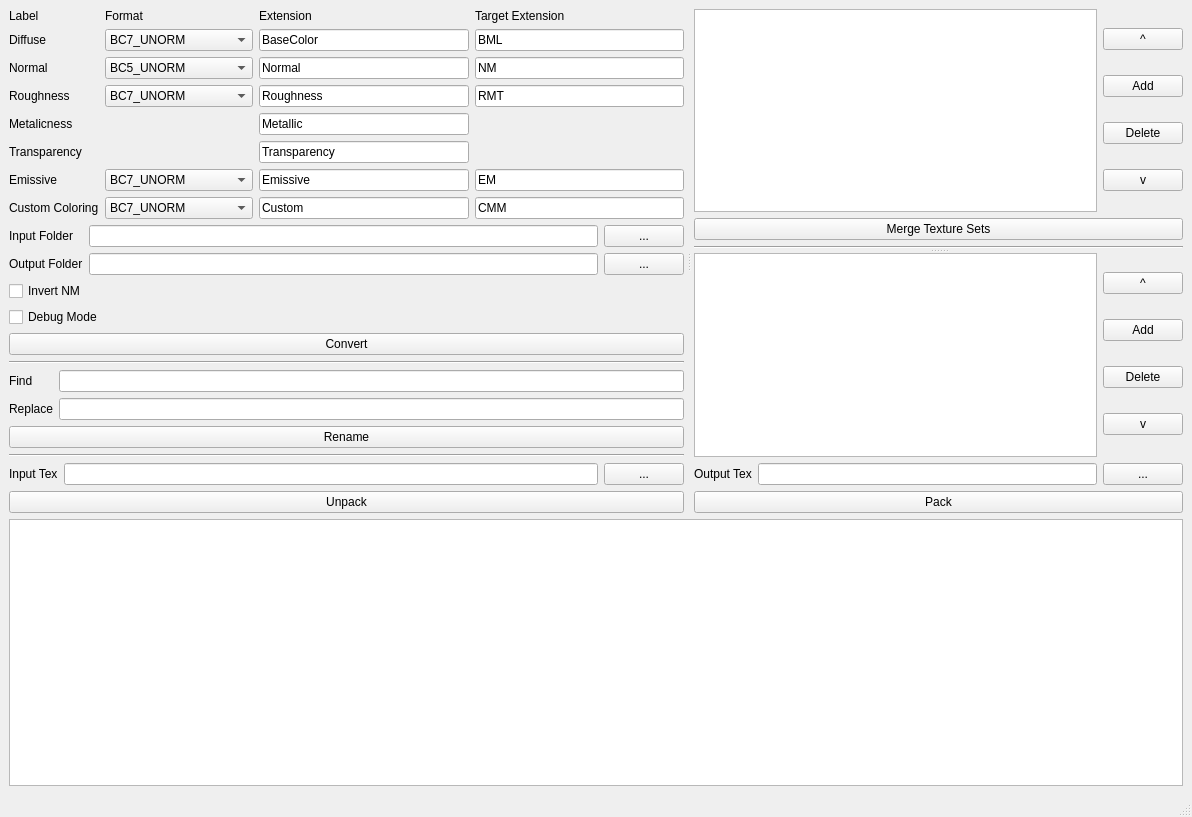
<?xml version="1.0" encoding="UTF-8"?>
<ui version="4.0">
 <class>MainWindow</class>
 <widget class="QMainWindow" name="MainWindow">
  <property name="geometry">
   <rect>
    <x>0</x>
    <y>0</y>
    <width>1192</width>
    <height>817</height>
   </rect>
  </property>
  <property name="windowTitle">
   <string>MainWindow</string>
  </property>
  <widget class="QWidget" name="centralwidget">
   <layout class="QVBoxLayout" name="verticalLayout_15">
    <item>
     <widget class="QSplitter" name="splitter_2">
      <property name="orientation">
       <enum>Qt::Horizontal</enum>
      </property>
      <property name="handleWidth">
       <number>10</number>
      </property>
      <widget class="QWidget" name="verticalLayoutWidget_5">
       <layout class="QVBoxLayout" name="verticalLayout_8">
        <item>
         <layout class="QVBoxLayout" name="verticalLayout_9">
          <item>
           <layout class="QGridLayout" name="gridLayout_2">
            <item row="0" column="2">
             <widget class="QLabel" name="label_7">
              <property name="text">
               <string>Extension</string>
              </property>
             </widget>
            </item>
            <item row="1" column="3">
             <widget class="QLineEdit" name="tBML">
              <property name="text">
               <string>BML</string>
              </property>
             </widget>
            </item>
            <item row="5" column="2">
             <widget class="QLineEdit" name="sT">
              <property name="text">
               <string>Transparency</string>
              </property>
             </widget>
            </item>
            <item row="2" column="2">
             <widget class="QLineEdit" name="sNM">
              <property name="text">
               <string>Normal</string>
              </property>
             </widget>
            </item>
            <item row="6" column="3">
             <widget class="QLineEdit" name="tEM">
              <property name="text">
               <string>EM</string>
              </property>
             </widget>
            </item>
            <item row="4" column="0">
             <widget class="QLabel" name="lM">
              <property name="text">
               <string>Metalicness</string>
              </property>
             </widget>
            </item>
            <item row="1" column="1">
             <widget class="QComboBox" name="fBML">
              <property name="currentText">
               <string>BC7_UNORM</string>
              </property>
              <property name="currentIndex">
               <number>2</number>
              </property>
              <item>
               <property name="text">
                <string>BC5_UNORM</string>
               </property>
              </item>
              <item>
               <property name="text">
                <string>BC1_UNORM_SRGB</string>
               </property>
              </item>
              <item>
               <property name="text">
                <string>BC7_UNORM</string>
               </property>
              </item>
              <item>
               <property name="text">
                <string>BC7_UNORM_SRGB</string>
               </property>
              </item>
             </widget>
            </item>
            <item row="6" column="2">
             <widget class="QLineEdit" name="sEM">
              <property name="text">
               <string>Emissive</string>
              </property>
             </widget>
            </item>
            <item row="7" column="1">
             <widget class="QComboBox" name="fCMM">
              <property name="currentText">
               <string>BC7_UNORM</string>
              </property>
              <property name="currentIndex">
               <number>2</number>
              </property>
              <item>
               <property name="text">
                <string>BC5_UNORM</string>
               </property>
              </item>
              <item>
               <property name="text">
                <string>BC1_UNORM_SRGB</string>
               </property>
              </item>
              <item>
               <property name="text">
                <string>BC7_UNORM</string>
               </property>
              </item>
              <item>
               <property name="text">
                <string>BC7_UNORM_SRGB</string>
               </property>
              </item>
             </widget>
            </item>
            <item row="5" column="0">
             <widget class="QLabel" name="lT">
              <property name="text">
               <string>Transparency</string>
              </property>
             </widget>
            </item>
            <item row="6" column="1">
             <widget class="QComboBox" name="fEM">
              <property name="currentText">
               <string>BC7_UNORM</string>
              </property>
              <property name="currentIndex">
               <number>2</number>
              </property>
              <item>
               <property name="text">
                <string>BC5_UNORM</string>
               </property>
              </item>
              <item>
               <property name="text">
                <string>BC1_UNORM_SRGB</string>
               </property>
              </item>
              <item>
               <property name="text">
                <string>BC7_UNORM</string>
               </property>
              </item>
              <item>
               <property name="text">
                <string>BC7_UNORM_SRGB</string>
               </property>
              </item>
             </widget>
            </item>
            <item row="4" column="2">
             <widget class="QLineEdit" name="sM">
              <property name="text">
               <string>Metallic</string>
              </property>
             </widget>
            </item>
            <item row="6" column="0">
             <widget class="QLabel" name="lEM">
              <property name="text">
               <string>Emissive</string>
              </property>
             </widget>
            </item>
            <item row="1" column="2">
             <widget class="QLineEdit" name="sBML">
              <property name="text">
               <string>BaseColor</string>
              </property>
             </widget>
            </item>
            <item row="7" column="3">
             <widget class="QLineEdit" name="tCMM">
              <property name="text">
               <string>CMM</string>
              </property>
             </widget>
            </item>
            <item row="1" column="0">
             <widget class="QLabel" name="lBML">
              <property name="text">
               <string>Diffuse</string>
              </property>
             </widget>
            </item>
            <item row="3" column="2">
             <widget class="QLineEdit" name="sR">
              <property name="text">
               <string>Roughness</string>
              </property>
             </widget>
            </item>
            <item row="3" column="0">
             <widget class="QLabel" name="lR">
              <property name="text">
               <string>Roughness</string>
              </property>
             </widget>
            </item>
            <item row="2" column="3">
             <widget class="QLineEdit" name="tNM">
              <property name="text">
               <string>NM</string>
              </property>
             </widget>
            </item>
            <item row="0" column="0">
             <widget class="QLabel" name="label_8">
              <property name="text">
               <string>Label</string>
              </property>
             </widget>
            </item>
            <item row="7" column="0">
             <widget class="QLabel" name="lCMM_2">
              <property name="text">
               <string>Custom Coloring</string>
              </property>
             </widget>
            </item>
            <item row="2" column="0">
             <widget class="QLabel" name="lNM">
              <property name="text">
               <string>Normal</string>
              </property>
             </widget>
            </item>
            <item row="0" column="1">
             <widget class="QLabel" name="label_9">
              <property name="text">
               <string>Format</string>
              </property>
             </widget>
            </item>
            <item row="3" column="3">
             <widget class="QLineEdit" name="tRMT">
              <property name="text">
               <string>RMT</string>
              </property>
             </widget>
            </item>
            <item row="2" column="1">
             <widget class="QComboBox" name="fNM">
              <property name="currentIndex">
               <number>0</number>
              </property>
              <item>
               <property name="text">
                <string>BC5_UNORM</string>
               </property>
              </item>
              <item>
               <property name="text">
                <string>BC1_UNORM_SRGB</string>
               </property>
              </item>
              <item>
               <property name="text">
                <string>BC7_UNORM</string>
               </property>
              </item>
              <item>
               <property name="text">
                <string>BC7_UNORM_SRGB</string>
               </property>
              </item>
             </widget>
            </item>
            <item row="3" column="1">
             <widget class="QComboBox" name="fRMT">
              <property name="currentText">
               <string>BC7_UNORM</string>
              </property>
              <property name="currentIndex">
               <number>2</number>
              </property>
              <item>
               <property name="text">
                <string>BC5_UNORM</string>
               </property>
              </item>
              <item>
               <property name="text">
                <string>BC1_UNORM_SRGB</string>
               </property>
              </item>
              <item>
               <property name="text">
                <string>BC7_UNORM</string>
               </property>
              </item>
              <item>
               <property name="text">
                <string>BC7_UNORM_SRGB</string>
               </property>
              </item>
             </widget>
            </item>
            <item row="0" column="3">
             <widget class="QLabel" name="label_10">
              <property name="text">
               <string>Target Extension</string>
              </property>
             </widget>
            </item>
            <item row="7" column="2">
             <widget class="QLineEdit" name="sCMM">
              <property name="text">
               <string>Custom</string>
              </property>
             </widget>
            </item>
           </layout>
          </item>
          <item>
           <layout class="QGridLayout" name="gridLayout_4">
            <item row="0" column="0">
             <widget class="QLabel" name="lCMM_8">
              <property name="text">
               <string>Input Folder</string>
              </property>
             </widget>
            </item>
            <item row="1" column="0">
             <widget class="QLabel" name="lCMM_3">
              <property name="text">
               <string>Output Folder</string>
              </property>
             </widget>
            </item>
            <item row="0" column="1">
             <widget class="QLineEdit" name="input"/>
            </item>
            <item row="1" column="1">
             <widget class="QLineEdit" name="output"/>
            </item>
            <item row="0" column="2">
             <widget class="QPushButton" name="inputFind">
              <property name="text">
               <string>...</string>
              </property>
             </widget>
            </item>
            <item row="1" column="2">
             <widget class="QPushButton" name="outputFind">
              <property name="text">
               <string>...</string>
              </property>
             </widget>
            </item>
           </layout>
          </item>
          <item>
           <widget class="QCheckBox" name="invertNM">
            <property name="text">
             <string>Invert NM</string>
            </property>
           </widget>
          </item>
          <item>
           <widget class="QCheckBox" name="debug">
            <property name="text">
             <string>Debug Mode</string>
            </property>
           </widget>
          </item>
          <item>
           <widget class="QPushButton" name="convert">
            <property name="text">
             <string>Convert</string>
            </property>
           </widget>
          </item>
          <item>
           <widget class="Line" name="line_2">
            <property name="orientation">
             <enum>Qt::Horizontal</enum>
            </property>
           </widget>
          </item>
         </layout>
        </item>
        <item>
         <layout class="QVBoxLayout" name="verticalLayout_10">
          <item>
           <layout class="QFormLayout" name="formLayout_2">
            <item row="0" column="0">
             <widget class="QLabel" name="label_11">
              <property name="text">
               <string>Find</string>
              </property>
             </widget>
            </item>
            <item row="0" column="1">
             <widget class="QLineEdit" name="find"/>
            </item>
            <item row="1" column="0">
             <widget class="QLabel" name="label_12">
              <property name="text">
               <string>Replace</string>
              </property>
             </widget>
            </item>
            <item row="1" column="1">
             <widget class="QLineEdit" name="replace"/>
            </item>
           </layout>
          </item>
          <item>
           <widget class="QPushButton" name="rename">
            <property name="text">
             <string>Rename</string>
            </property>
           </widget>
          </item>
          <item>
           <widget class="Line" name="line">
            <property name="orientation">
             <enum>Qt::Horizontal</enum>
            </property>
           </widget>
          </item>
          <item>
           <layout class="QHBoxLayout" name="horizontalLayout_9">
            <item>
             <widget class="QLabel" name="lCMM_5">
              <property name="text">
               <string>Input Tex</string>
              </property>
             </widget>
            </item>
            <item>
             <widget class="QLineEdit" name="unpackPath"/>
            </item>
            <item>
             <widget class="QPushButton" name="unpackFind">
              <property name="text">
               <string>...</string>
              </property>
             </widget>
            </item>
           </layout>
          </item>
          <item>
           <widget class="QPushButton" name="unpack">
            <property name="text">
             <string>Unpack</string>
            </property>
           </widget>
          </item>
         </layout>
        </item>
       </layout>
      </widget>
      <widget class="QSplitter" name="splitter">
       <property name="orientation">
        <enum>Qt::Vertical</enum>
       </property>
       <widget class="QWidget" name="verticalLayoutWidget_2">
        <layout class="QVBoxLayout" name="verticalLayout_13">
         <item>
          <layout class="QHBoxLayout" name="horizontalLayout_12">
           <item>
            <widget class="QListWidget" name="mPaths"/>
           </item>
           <item>
            <layout class="QVBoxLayout" name="verticalLayout_14">
             <item>
              <widget class="QPushButton" name="mUp">
               <property name="text">
                <string>^</string>
               </property>
              </widget>
             </item>
             <item>
              <widget class="QPushButton" name="mAdd">
               <property name="text">
                <string>Add</string>
               </property>
              </widget>
             </item>
             <item>
              <widget class="QPushButton" name="mRemove">
               <property name="text">
                <string>Delete</string>
               </property>
              </widget>
             </item>
             <item>
              <widget class="QPushButton" name="mDown">
               <property name="text">
                <string>v</string>
               </property>
              </widget>
             </item>
            </layout>
           </item>
          </layout>
         </item>
         <item>
          <widget class="QPushButton" name="merge">
           <property name="text">
            <string>Merge Texture Sets</string>
           </property>
          </widget>
         </item>
         <item>
          <widget class="Line" name="line_3">
           <property name="orientation">
            <enum>Qt::Horizontal</enum>
           </property>
          </widget>
         </item>
        </layout>
       </widget>
       <widget class="QWidget" name="verticalLayoutWidget_4">
        <layout class="QVBoxLayout" name="verticalLayout_16">
         <item>
          <layout class="QHBoxLayout" name="horizontalLayout_13">
           <item>
            <widget class="QListWidget" name="pPaths"/>
           </item>
           <item>
            <layout class="QVBoxLayout" name="verticalLayout_17">
             <item>
              <widget class="QPushButton" name="pUp">
               <property name="text">
                <string>^</string>
               </property>
              </widget>
             </item>
             <item>
              <widget class="QPushButton" name="pAdd">
               <property name="text">
                <string>Add</string>
               </property>
              </widget>
             </item>
             <item>
              <widget class="QPushButton" name="pRemove">
               <property name="text">
                <string>Delete</string>
               </property>
              </widget>
             </item>
             <item>
              <widget class="QPushButton" name="pDown">
               <property name="text">
                <string>v</string>
               </property>
              </widget>
             </item>
            </layout>
           </item>
          </layout>
         </item>
         <item>
          <layout class="QHBoxLayout" name="horizontalLayout_14">
           <item>
            <widget class="QLabel" name="lCMM">
             <property name="text">
              <string>Output Tex</string>
             </property>
            </widget>
           </item>
           <item>
            <widget class="QLineEdit" name="packPath"/>
           </item>
           <item>
            <widget class="QPushButton" name="packFind">
             <property name="text">
              <string>...</string>
             </property>
            </widget>
           </item>
          </layout>
         </item>
         <item>
          <widget class="QPushButton" name="pack">
           <property name="text">
            <string>Pack</string>
           </property>
          </widget>
         </item>
        </layout>
       </widget>
      </widget>
     </widget>
    </item>
    <item>
     <widget class="QTextEdit" name="console"/>
    </item>
   </layout>
  </widget>
  <widget class="QMenuBar" name="menubar">
   <property name="geometry">
    <rect>
     <x>0</x>
     <y>0</y>
     <width>1192</width>
     <height>21</height>
    </rect>
   </property>
  </widget>
  <widget class="QStatusBar" name="statusbar"/>
 </widget>
 <resources/>
 <connections/>
</ui>
